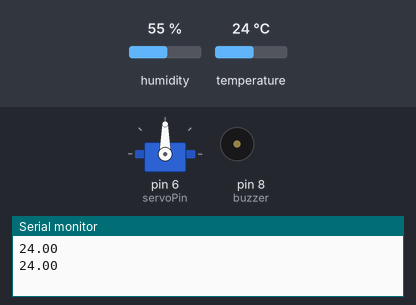
Simulated run of this sketch. Board: Arduino Uno, built with avr-gcc and run on an emulated ATmega328P. Shown: servo, buzzer (waves = sounding), the last lines printed to the serial monitor. The inputs (shaded band) are chosen by the test bench; at power-on: temperature 24 °C, humidity 55 %.

Above: at 3.3 s.
3.4 s: temperature set to 29 °C
6.7 s: temperature set to 32 °C
At 8.9 s:
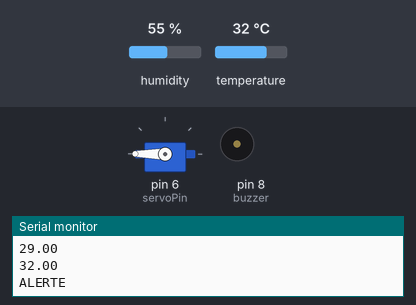
13.6 s: temperature set to 12 °C
At 14.5 s:
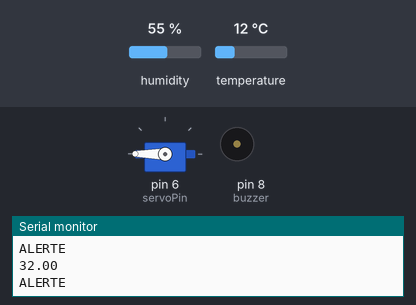
16.9 s: temperature set to 33 °C
At 18.1 s:
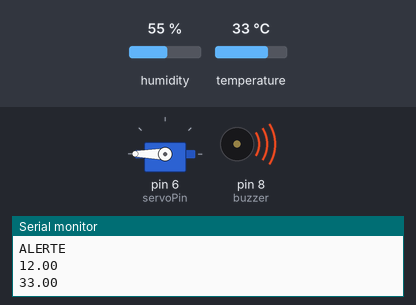
Timing chart, 0 to 24.8 s (numbered marks = the images above; inputs shaded):
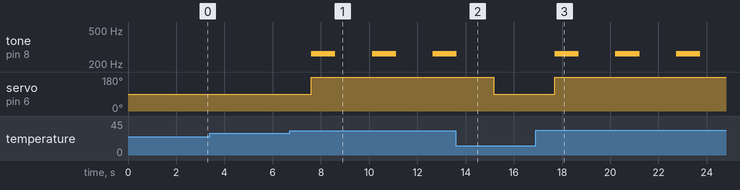

The sketch:

06-temp-alert-system.ino
```cpp
#include <Servo.h>
#include <DHT.h>
#define DHTPIN 2
#define DHTTYPE DHT11

DHT dht(DHTPIN, DHTTYPE);
Servo myservo;

const int servoPin = 6;
const int buzzer = 8;
const float seuil = 31;

void setup() {
  dht.begin();
  Serial.begin(9600);
}

void loop() {
  float temperature = dht.readTemperature();

  if (isnan(temperature)) {
    Serial.println("Erreur lecture DHT");
    return;
  }

  Serial.println(temperature);

  if (temperature >= seuil) {
    tone(buzzer, 262, 1000);
    myservo.attach(servoPin);
    myservo.write(180);
    delay(500);
    myservo.detach();
    Serial.println("ALERTE");
  } else {
    noTone(buzzer);
    myservo.attach(servoPin);
    myservo.write(90);
    delay(500);
    myservo.detach();
  }

  delay(2000);
}
```

Measured:
- the behaviour switches between 30 and 31 °C on temperature (found by bisection; images 0 and 1)
- after the input at 6.7 s, tone on pin 8 (buzzer): alternates 262 Hz for 1.0 s and silent for 1.5 s, starting after 0.90 s; servo on pin 6 (servoPin): 90° → 180° after 0.90 s
- after the input at 13.6 s, tone on pin 8 (buzzer): goes on until 13.6 s, then stays silent; servo on pin 6 (servoPin): 180° → 90° after 1.6 s
- after the input at 16.9 s, tone on pin 8 (buzzer): alternates 262 Hz for 1.0 s and silent for 1.5 s, starting after 0.79 s; servo on pin 6 (servoPin): 90° → 180° after 0.79 s
